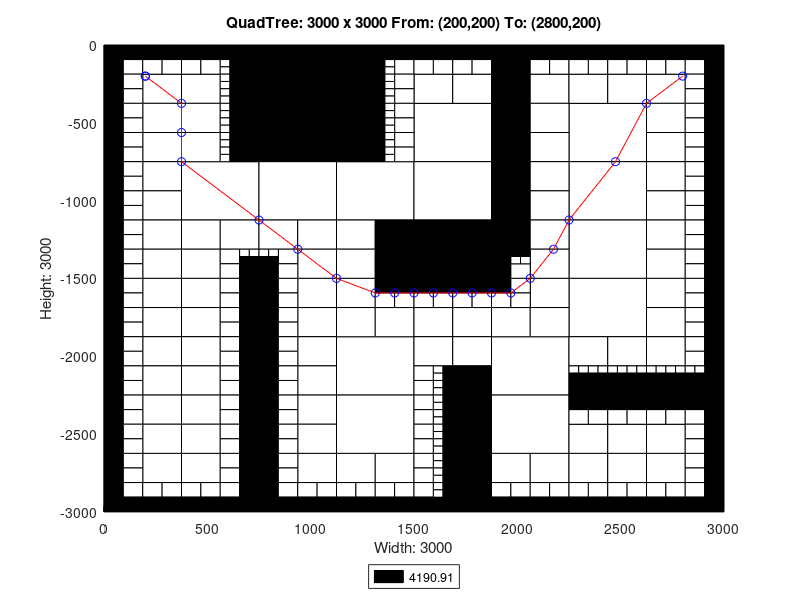

The MATLAB source for this figure:
axis([0 3000 -3000 0]);
title('QuadTree: 3000 x 3000 From: (200,200) To: (2800,200)');
xlabel('Width: 3000');
ylabel('Height: 3000');
rectangle('Position',[750 -375 375 375], 'FaceColor',[0 0 0]);
rectangle('Position',[750 -750 375 375], 'FaceColor',[0 0 0]);
rectangle('Position',[375 -1125 375 375], 'FaceColor',[1 1 1]);
rectangle('Position',[750 -1125 375 375], 'FaceColor',[1 1 1]);
rectangle('Position',[1125 -1125 375 375], 'FaceColor',[1 1 1]);
rectangle('Position',[1500 -750 375 375], 'FaceColor',[1 1 1]);
rectangle('Position',[2250 -750 375 375], 'FaceColor',[1 1 1]);
rectangle('Position',[1500 -1125 375 375], 'FaceColor',[1 1 1]);
rectangle('Position',[1500 -1500 375 375], 'FaceColor',[0 0 0]);
rectangle('Position',[2250 -1125 375 375], 'FaceColor',[1 1 1]);
rectangle('Position',[2250 -1500 375 375], 'FaceColor',[1 1 1]);
rectangle('Position',[1125 -2250 375 375], 'FaceColor',[1 1 1]);
rectangle('Position',[1125 -2625 375 375], 'FaceColor',[1 1 1]);
rectangle('Position',[1875 -2250 375 375], 'FaceColor',[1 1 1]);
rectangle('Position',[2250 -1875 375 375], 'FaceColor',[1 1 1]);
rectangle('Position',[1875 -2625 375 375], 'FaceColor',[1 1 1]);
rectangle('Position',[187.5 -375 187.5 187.5], 'FaceColor',[1 1 1]);
rectangle('Position',[375 -375 187.5 187.5], 'FaceColor',[1 1 1]);
rectangle('Position',[187.5 -562.5 187.5 187.5], 'FaceColor',[1 1 1]);
rectangle('Position',[187.5 -750 187.5 187.5], 'FaceColor',[1 1 1]);
rectangle('Position',[375 -562.5 187.5 187.5], 'FaceColor',[1 1 1]);
rectangle('Position',[375 -750 187.5 187.5], 'FaceColor',[1 1 1]);
rectangle('Position',[1125 -187.5 187.5 187.5], 'FaceColor',[0 0 0]);
rectangle('Position',[1125 -375 187.5 187.5], 'FaceColor',[0 0 0]);
rectangle('Position',[1125 -562.5 187.5 187.5], 'FaceColor',[0 0 0]);
rectangle('Position',[1125 -750 187.5 187.5], 'FaceColor',[0 0 0]);
rectangle('Position',[187.5 -937.5 187.5 187.5], 'FaceColor',[1 1 1]);
rectangle('Position',[187.5 -1125 187.5 187.5], 'FaceColor',[1 1 1]);
rectangle('Position',[187.5 -1312.5 187.5 187.5], 'FaceColor',[1 1 1]);
rectangle('Position',[187.5 -1500 187.5 187.5], 'FaceColor',[1 1 1]);
rectangle('Position',[375 -1312.5 187.5 187.5], 'FaceColor',[1 1 1]);
rectangle('Position',[562.5 -1312.5 187.5 187.5], 'FaceColor',[1 1 1]);
rectangle('Position',[375 -1500 187.5 187.5], 'FaceColor',[1 1 1]);
rectangle('Position',[750 -1312.5 187.5 187.5], 'FaceColor',[1 1 1]);
rectangle('Position',[937.5 -1312.5 187.5 187.5], 'FaceColor',[1 1 1]);
rectangle('Position',[937.5 -1500 187.5 187.5], 'FaceColor',[1 1 1]);
rectangle('Position',[1125 -1312.5 187.5 187.5], 'FaceColor',[1 1 1]);
rectangle('Position',[1312.5 -1312.5 187.5 187.5], 'FaceColor',[0 0 0]);
rectangle('Position',[1125 -1500 187.5 187.5], 'FaceColor',[1 1 1]);
rectangle('Position',[1312.5 -1500 187.5 187.5], 'FaceColor',[0 0 0]);
rectangle('Position',[1500 -375 187.5 187.5], 'FaceColor',[1 1 1]);
rectangle('Position',[1687.5 -375 187.5 187.5], 'FaceColor',[1 1 1]);
rectangle('Position',[1875 -187.5 187.5 187.5], 'FaceColor',[0 0 0]);
rectangle('Position',[1875 -375 187.5 187.5], 'FaceColor',[0 0 0]);
rectangle('Position',[2062.5 -375 187.5 187.5], 'FaceColor',[1 1 1]);
rectangle('Position',[1875 -562.5 187.5 187.5], 'FaceColor',[0 0 0]);
rectangle('Position',[2062.5 -562.5 187.5 187.5], 'FaceColor',[1 1 1]);
rectangle('Position',[1875 -750 187.5 187.5], 'FaceColor',[0 0 0]);
rectangle('Position',[2062.5 -750 187.5 187.5], 'FaceColor',[1 1 1]);
rectangle('Position',[2250 -375 187.5 187.5], 'FaceColor',[1 1 1]);
rectangle('Position',[2437.5 -375 187.5 187.5], 'FaceColor',[1 1 1]);
rectangle('Position',[2625 -375 187.5 187.5], 'FaceColor',[1 1 1]);
rectangle('Position',[2625 -562.5 187.5 187.5], 'FaceColor',[1 1 1]);
rectangle('Position',[2625 -750 187.5 187.5], 'FaceColor',[1 1 1]);
rectangle('Position',[1875 -937.5 187.5 187.5], 'FaceColor',[0 0 0]);
rectangle('Position',[2062.5 -937.5 187.5 187.5], 'FaceColor',[1 1 1]);
rectangle('Position',[1875 -1125 187.5 187.5], 'FaceColor',[0 0 0]);
rectangle('Position',[2062.5 -1125 187.5 187.5], 'FaceColor',[1 1 1]);
rectangle('Position',[1875 -1312.5 187.5 187.5], 'FaceColor',[0 0 0]);
rectangle('Position',[2062.5 -1312.5 187.5 187.5], 'FaceColor',[1 1 1]);
rectangle('Position',[2062.5 -1500 187.5 187.5], 'FaceColor',[1 1 1]);
rectangle('Position',[2625 -937.5 187.5 187.5], 'FaceColor',[1 1 1]);
rectangle('Position',[2625 -1125 187.5 187.5], 'FaceColor',[1 1 1]);
rectangle('Position',[2625 -1312.5 187.5 187.5], 'FaceColor',[1 1 1]);
rectangle('Position',[2625 -1500 187.5 187.5], 'FaceColor',[1 1 1]);
rectangle('Position',[187.5 -1687.5 187.5 187.5], 'FaceColor',[1 1 1]);
rectangle('Position',[187.5 -1875 187.5 187.5], 'FaceColor',[1 1 1]);
rectangle('Position',[375 -1687.5 187.5 187.5], 'FaceColor',[1 1 1]);
rectangle('Position',[375 -1875 187.5 187.5], 'FaceColor',[1 1 1]);
rectangle('Position',[187.5 -2062.5 187.5 187.5], 'FaceColor',[1 1 1]);
rectangle('Position',[187.5 -2250 187.5 187.5], 'FaceColor',[1 1 1]);
rectangle('Position',[375 -2062.5 187.5 187.5], 'FaceColor',[1 1 1]);
rectangle('Position',[375 -2250 187.5 187.5], 'FaceColor',[1 1 1]);
rectangle('Position',[937.5 -1687.5 187.5 187.5], 'FaceColor',[1 1 1]);
rectangle('Position',[937.5 -1875 187.5 187.5], 'FaceColor',[1 1 1]);
rectangle('Position',[1125 -1687.5 187.5 187.5], 'FaceColor',[1 1 1]);
rectangle('Position',[1125 -1875 187.5 187.5], 'FaceColor',[1 1 1]);
rectangle('Position',[1312.5 -1875 187.5 187.5], 'FaceColor',[1 1 1]);
rectangle('Position',[937.5 -2062.5 187.5 187.5], 'FaceColor',[1 1 1]);
rectangle('Position',[937.5 -2250 187.5 187.5], 'FaceColor',[1 1 1]);
rectangle('Position',[187.5 -2437.5 187.5 187.5], 'FaceColor',[1 1 1]);
rectangle('Position',[187.5 -2625 187.5 187.5], 'FaceColor',[1 1 1]);
rectangle('Position',[375 -2437.5 187.5 187.5], 'FaceColor',[1 1 1]);
rectangle('Position',[375 -2625 187.5 187.5], 'FaceColor',[1 1 1]);
rectangle('Position',[187.5 -2812.5 187.5 187.5], 'FaceColor',[1 1 1]);
rectangle('Position',[375 -2812.5 187.5 187.5], 'FaceColor',[1 1 1]);
rectangle('Position',[937.5 -2437.5 187.5 187.5], 'FaceColor',[1 1 1]);
rectangle('Position',[937.5 -2625 187.5 187.5], 'FaceColor',[1 1 1]);
rectangle('Position',[937.5 -2812.5 187.5 187.5], 'FaceColor',[1 1 1]);
rectangle('Position',[1125 -2812.5 187.5 187.5], 'FaceColor',[1 1 1]);
rectangle('Position',[1312.5 -2812.5 187.5 187.5], 'FaceColor',[1 1 1]);
rectangle('Position',[1500 -1875 187.5 187.5], 'FaceColor',[1 1 1]);
rectangle('Position',[1687.5 -1875 187.5 187.5], 'FaceColor',[1 1 1]);
rectangle('Position',[2062.5 -1687.5 187.5 187.5], 'FaceColor',[1 1 1]);
rectangle('Position',[1875 -1875 187.5 187.5], 'FaceColor',[1 1 1]);
rectangle('Position',[2062.5 -1875 187.5 187.5], 'FaceColor',[1 1 1]);
rectangle('Position',[1500 -2062.5 187.5 187.5], 'FaceColor',[1 1 1]);
rectangle('Position',[1687.5 -2062.5 187.5 187.5], 'FaceColor',[1 1 1]);
rectangle('Position',[1687.5 -2250 187.5 187.5], 'FaceColor',[0 0 0]);
rectangle('Position',[2625 -1687.5 187.5 187.5], 'FaceColor',[1 1 1]);
rectangle('Position',[2625 -1875 187.5 187.5], 'FaceColor',[1 1 1]);
rectangle('Position',[2250 -2062.5 187.5 187.5], 'FaceColor',[1 1 1]);
rectangle('Position',[2437.5 -2062.5 187.5 187.5], 'FaceColor',[1 1 1]);
rectangle('Position',[2625 -2062.5 187.5 187.5], 'FaceColor',[1 1 1]);
rectangle('Position',[1687.5 -2437.5 187.5 187.5], 'FaceColor',[0 0 0]);
rectangle('Position',[1687.5 -2625 187.5 187.5], 'FaceColor',[0 0 0]);
rectangle('Position',[1687.5 -2812.5 187.5 187.5], 'FaceColor',[0 0 0]);
rectangle('Position',[1687.5 -3000 187.5 187.5], 'FaceColor',[0 0 0]);
rectangle('Position',[1875 -2812.5 187.5 187.5], 'FaceColor',[1 1 1]);
rectangle('Position',[2062.5 -2812.5 187.5 187.5], 'FaceColor',[1 1 1]);
rectangle('Position',[2250 -2625 187.5 187.5], 'FaceColor',[1 1 1]);
rectangle('Position',[2437.5 -2625 187.5 187.5], 'FaceColor',[1 1 1]);
rectangle('Position',[2625 -2625 187.5 187.5], 'FaceColor',[1 1 1]);
rectangle('Position',[2250 -2812.5 187.5 187.5], 'FaceColor',[1 1 1]);
rectangle('Position',[2437.5 -2812.5 187.5 187.5], 'FaceColor',[1 1 1]);
rectangle('Position',[2625 -2812.5 187.5 187.5], 'FaceColor',[1 1 1]);
rectangle('Position',[0 -93.75 93.75 93.75], 'FaceColor',[0 0 0]);
rectangle('Position',[93.75 -93.75 93.75 93.75], 'FaceColor',[0 0 0]);
rectangle('Position',[0 -187.5 93.75 93.75], 'FaceColor',[0 0 0]);
rectangle('Position',[93.75 -187.5 93.75 93.75], 'FaceColor',[1 1 1]);
rectangle('Position',[187.5 -93.75 93.75 93.75], 'FaceColor',[0 0 0]);
rectangle('Position',[281.25 -93.75 93.75 93.75], 'FaceColor',[0 0 0]);
rectangle('Position',[187.5 -187.5 93.75 93.75], 'FaceColor',[1 1 1]);
rectangle('Position',[281.25 -187.5 93.75 93.75], 'FaceColor',[1 1 1]);
rectangle('Position',[0 -281.25 93.75 93.75], 'FaceColor',[0 0 0]);
rectangle('Position',[93.75 -281.25 93.75 93.75], 'FaceColor',[1 1 1]);
rectangle('Position',[0 -375 93.75 93.75], 'FaceColor',[0 0 0]);
rectangle('Position',[93.75 -375 93.75 93.75], 'FaceColor',[1 1 1]);
rectangle('Position',[375 -93.75 93.75 93.75], 'FaceColor',[0 0 0]);
rectangle('Position',[468.75 -93.75 93.75 93.75], 'FaceColor',[0 0 0]);
rectangle('Position',[375 -187.5 93.75 93.75], 'FaceColor',[1 1 1]);
rectangle('Position',[468.75 -187.5 93.75 93.75], 'FaceColor',[1 1 1]);
rectangle('Position',[562.5 -93.75 93.75 93.75], 'FaceColor',[0 0 0]);
rectangle('Position',[656.25 -93.75 93.75 93.75], 'FaceColor',[0 0 0]);
rectangle('Position',[656.25 -187.5 93.75 93.75], 'FaceColor',[0 0 0]);
rectangle('Position',[656.25 -281.25 93.75 93.75], 'FaceColor',[0 0 0]);
rectangle('Position',[656.25 -375 93.75 93.75], 'FaceColor',[0 0 0]);
rectangle('Position',[0 -468.75 93.75 93.75], 'FaceColor',[0 0 0]);
rectangle('Position',[93.75 -468.75 93.75 93.75], 'FaceColor',[1 1 1]);
rectangle('Position',[0 -562.5 93.75 93.75], 'FaceColor',[0 0 0]);
rectangle('Position',[93.75 -562.5 93.75 93.75], 'FaceColor',[1 1 1]);
rectangle('Position',[0 -656.25 93.75 93.75], 'FaceColor',[0 0 0]);
rectangle('Position',[93.75 -656.25 93.75 93.75], 'FaceColor',[1 1 1]);
rectangle('Position',[0 -750 93.75 93.75], 'FaceColor',[0 0 0]);
rectangle('Position',[93.75 -750 93.75 93.75], 'FaceColor',[1 1 1]);
rectangle('Position',[656.25 -468.75 93.75 93.75], 'FaceColor',[0 0 0]);
rectangle('Position',[656.25 -562.5 93.75 93.75], 'FaceColor',[0 0 0]);
rectangle('Position',[656.25 -656.25 93.75 93.75], 'FaceColor',[0 0 0]);
rectangle('Position',[656.25 -750 93.75 93.75], 'FaceColor',[0 0 0]);
rectangle('Position',[1312.5 -93.75 93.75 93.75], 'FaceColor',[0 0 0]);
rectangle('Position',[1406.25 -93.75 93.75 93.75], 'FaceColor',[0 0 0]);
rectangle('Position',[1406.25 -187.5 93.75 93.75], 'FaceColor',[1 1 1]);
rectangle('Position',[1406.25 -281.25 93.75 93.75], 'FaceColor',[1 1 1]);
rectangle('Position',[1406.25 -375 93.75 93.75], 'FaceColor',[1 1 1]);
rectangle('Position',[1406.25 -468.75 93.75 93.75], 'FaceColor',[1 1 1]);
rectangle('Position',[1406.25 -562.5 93.75 93.75], 'FaceColor',[1 1 1]);
rectangle('Position',[1406.25 -656.25 93.75 93.75], 'FaceColor',[1 1 1]);
rectangle('Position',[1406.25 -750 93.75 93.75], 'FaceColor',[1 1 1]);
rectangle('Position',[0 -843.75 93.75 93.75], 'FaceColor',[0 0 0]);
rectangle('Position',[93.75 -843.75 93.75 93.75], 'FaceColor',[1 1 1]);
rectangle('Position',[0 -937.5 93.75 93.75], 'FaceColor',[0 0 0]);
rectangle('Position',[93.75 -937.5 93.75 93.75], 'FaceColor',[1 1 1]);
rectangle('Position',[0 -1031.25 93.75 93.75], 'FaceColor',[0 0 0]);
rectangle('Position',[93.75 -1031.25 93.75 93.75], 'FaceColor',[1 1 1]);
rectangle('Position',[0 -1125 93.75 93.75], 'FaceColor',[0 0 0]);
rectangle('Position',[93.75 -1125 93.75 93.75], 'FaceColor',[1 1 1]);
rectangle('Position',[0 -1218.75 93.75 93.75], 'FaceColor',[0 0 0]);
rectangle('Position',[93.75 -1218.75 93.75 93.75], 'FaceColor',[1 1 1]);
rectangle('Position',[0 -1312.5 93.75 93.75], 'FaceColor',[0 0 0]);
rectangle('Position',[93.75 -1312.5 93.75 93.75], 'FaceColor',[1 1 1]);
rectangle('Position',[0 -1406.25 93.75 93.75], 'FaceColor',[0 0 0]);
rectangle('Position',[93.75 -1406.25 93.75 93.75], 'FaceColor',[1 1 1]);
rectangle('Position',[0 -1500 93.75 93.75], 'FaceColor',[0 0 0]);
rectangle('Position',[93.75 -1500 93.75 93.75], 'FaceColor',[1 1 1]);
rectangle('Position',[562.5 -1406.25 93.75 93.75], 'FaceColor',[1 1 1]);
rectangle('Position',[562.5 -1500 93.75 93.75], 'FaceColor',[1 1 1]);
rectangle('Position',[656.25 -1500 93.75 93.75], 'FaceColor',[0 0 0]);
rectangle('Position',[843.75 -1406.25 93.75 93.75], 'FaceColor',[1 1 1]);
rectangle('Position',[750 -1500 93.75 93.75], 'FaceColor',[0 0 0]);
rectangle('Position',[843.75 -1500 93.75 93.75], 'FaceColor',[1 1 1]);
rectangle('Position',[1500 -93.75 93.75 93.75], 'FaceColor',[0 0 0]);
rectangle('Position',[1593.75 -93.75 93.75 93.75], 'FaceColor',[0 0 0]);
rectangle('Position',[1500 -187.5 93.75 93.75], 'FaceColor',[1 1 1]);
rectangle('Position',[1593.75 -187.5 93.75 93.75], 'FaceColor',[1 1 1]);
rectangle('Position',[1687.5 -93.75 93.75 93.75], 'FaceColor',[0 0 0]);
rectangle('Position',[1781.25 -93.75 93.75 93.75], 'FaceColor',[0 0 0]);
rectangle('Position',[1687.5 -187.5 93.75 93.75], 'FaceColor',[1 1 1]);
rectangle('Position',[1781.25 -187.5 93.75 93.75], 'FaceColor',[1 1 1]);
rectangle('Position',[2062.5 -93.75 93.75 93.75], 'FaceColor',[0 0 0]);
rectangle('Position',[2156.25 -93.75 93.75 93.75], 'FaceColor',[0 0 0]);
rectangle('Position',[2062.5 -187.5 93.75 93.75], 'FaceColor',[1 1 1]);
rectangle('Position',[2156.25 -187.5 93.75 93.75], 'FaceColor',[1 1 1]);
rectangle('Position',[2250 -93.75 93.75 93.75], 'FaceColor',[0 0 0]);
rectangle('Position',[2343.75 -93.75 93.75 93.75], 'FaceColor',[0 0 0]);
rectangle('Position',[2250 -187.5 93.75 93.75], 'FaceColor',[1 1 1]);
rectangle('Position',[2343.75 -187.5 93.75 93.75], 'FaceColor',[1 1 1]);
rectangle('Position',[2437.5 -93.75 93.75 93.75], 'FaceColor',[0 0 0]);
rectangle('Position',[2531.25 -93.75 93.75 93.75], 'FaceColor',[0 0 0]);
rectangle('Position',[2437.5 -187.5 93.75 93.75], 'FaceColor',[1 1 1]);
rectangle('Position',[2531.25 -187.5 93.75 93.75], 'FaceColor',[1 1 1]);
rectangle('Position',[2625 -93.75 93.75 93.75], 'FaceColor',[0 0 0]);
rectangle('Position',[2718.75 -93.75 93.75 93.75], 'FaceColor',[0 0 0]);
rectangle('Position',[2625 -187.5 93.75 93.75], 'FaceColor',[1 1 1]);
rectangle('Position',[2718.75 -187.5 93.75 93.75], 'FaceColor',[1 1 1]);
rectangle('Position',[2812.5 -93.75 93.75 93.75], 'FaceColor',[0 0 0]);
rectangle('Position',[2906.25 -93.75 93.75 93.75], 'FaceColor',[0 0 0]);
rectangle('Position',[2812.5 -187.5 93.75 93.75], 'FaceColor',[1 1 1]);
rectangle('Position',[2906.25 -187.5 93.75 93.75], 'FaceColor',[0 0 0]);
rectangle('Position',[2812.5 -281.25 93.75 93.75], 'FaceColor',[1 1 1]);
rectangle('Position',[2906.25 -281.25 93.75 93.75], 'FaceColor',[0 0 0]);
rectangle('Position',[2812.5 -375 93.75 93.75], 'FaceColor',[1 1 1]);
rectangle('Position',[2906.25 -375 93.75 93.75], 'FaceColor',[0 0 0]);
rectangle('Position',[2812.5 -468.75 93.75 93.75], 'FaceColor',[1 1 1]);
rectangle('Position',[2906.25 -468.75 93.75 93.75], 'FaceColor',[0 0 0]);
rectangle('Position',[2812.5 -562.5 93.75 93.75], 'FaceColor',[1 1 1]);
rectangle('Position',[2906.25 -562.5 93.75 93.75], 'FaceColor',[0 0 0]);
rectangle('Position',[2812.5 -656.25 93.75 93.75], 'FaceColor',[1 1 1]);
rectangle('Position',[2906.25 -656.25 93.75 93.75], 'FaceColor',[0 0 0]);
rectangle('Position',[2812.5 -750 93.75 93.75], 'FaceColor',[1 1 1]);
rectangle('Position',[2906.25 -750 93.75 93.75], 'FaceColor',[0 0 0]);
rectangle('Position',[1875 -1406.25 93.75 93.75], 'FaceColor',[0 0 0]);
rectangle('Position',[1875 -1500 93.75 93.75], 'FaceColor',[0 0 0]);
rectangle('Position',[1968.75 -1500 93.75 93.75], 'FaceColor',[1 1 1]);
rectangle('Position',[2812.5 -843.75 93.75 93.75], 'FaceColor',[1 1 1]);
rectangle('Position',[2906.25 -843.75 93.75 93.75], 'FaceColor',[0 0 0]);
rectangle('Position',[2812.5 -937.5 93.75 93.75], 'FaceColor',[1 1 1]);
rectangle('Position',[2906.25 -937.5 93.75 93.75], 'FaceColor',[0 0 0]);
rectangle('Position',[2812.5 -1031.25 93.75 93.75], 'FaceColor',[1 1 1]);
rectangle('Position',[2906.25 -1031.25 93.75 93.75], 'FaceColor',[0 0 0]);
rectangle('Position',[2812.5 -1125 93.75 93.75], 'FaceColor',[1 1 1]);
rectangle('Position',[2906.25 -1125 93.75 93.75], 'FaceColor',[0 0 0]);
rectangle('Position',[2812.5 -1218.75 93.75 93.75], 'FaceColor',[1 1 1]);
rectangle('Position',[2906.25 -1218.75 93.75 93.75], 'FaceColor',[0 0 0]);
rectangle('Position',[2812.5 -1312.5 93.75 93.75], 'FaceColor',[1 1 1]);
rectangle('Position',[2906.25 -1312.5 93.75 93.75], 'FaceColor',[0 0 0]);
rectangle('Position',[2812.5 -1406.25 93.75 93.75], 'FaceColor',[1 1 1]);
rectangle('Position',[2906.25 -1406.25 93.75 93.75], 'FaceColor',[0 0 0]);
rectangle('Position',[2812.5 -1500 93.75 93.75], 'FaceColor',[1 1 1]);
rectangle('Position',[2906.25 -1500 93.75 93.75], 'FaceColor',[0 0 0]);
rectangle('Position',[0 -1593.75 93.75 93.75], 'FaceColor',[0 0 0]);
rectangle('Position',[93.75 -1593.75 93.75 93.75], 'FaceColor',[1 1 1]);
rectangle('Position',[0 -1687.5 93.75 93.75], 'FaceColor',[0 0 0]);
rectangle('Position',[93.75 -1687.5 93.75 93.75], 'FaceColor',[1 1 1]);
rectangle('Position',[0 -1781.25 93.75 93.75], 'FaceColor',[0 0 0]);
rectangle('Position',[93.75 -1781.25 93.75 93.75], 'FaceColor',[1 1 1]);
rectangle('Position',[0 -1875 93.75 93.75], 'FaceColor',[0 0 0]);
rectangle('Position',[93.75 -1875 93.75 93.75], 'FaceColor',[1 1 1]);
rectangle('Position',[562.5 -1593.75 93.75 93.75], 'FaceColor',[1 1 1]);
rectangle('Position',[656.25 -1593.75 93.75 93.75], 'FaceColor',[0 0 0]);
rectangle('Position',[562.5 -1687.5 93.75 93.75], 'FaceColor',[1 1 1]);
rectangle('Position',[656.25 -1687.5 93.75 93.75], 'FaceColor',[0 0 0]);
rectangle('Position',[562.5 -1781.25 93.75 93.75], 'FaceColor',[1 1 1]);
rectangle('Position',[656.25 -1781.25 93.75 93.75], 'FaceColor',[0 0 0]);
rectangle('Position',[562.5 -1875 93.75 93.75], 'FaceColor',[1 1 1]);
rectangle('Position',[656.25 -1875 93.75 93.75], 'FaceColor',[0 0 0]);
rectangle('Position',[0 -1968.75 93.75 93.75], 'FaceColor',[0 0 0]);
rectangle('Position',[93.75 -1968.75 93.75 93.75], 'FaceColor',[1 1 1]);
rectangle('Position',[0 -2062.5 93.75 93.75], 'FaceColor',[0 0 0]);
rectangle('Position',[93.75 -2062.5 93.75 93.75], 'FaceColor',[1 1 1]);
rectangle('Position',[0 -2156.25 93.75 93.75], 'FaceColor',[0 0 0]);
rectangle('Position',[93.75 -2156.25 93.75 93.75], 'FaceColor',[1 1 1]);
rectangle('Position',[0 -2250 93.75 93.75], 'FaceColor',[0 0 0]);
rectangle('Position',[93.75 -2250 93.75 93.75], 'FaceColor',[1 1 1]);
rectangle('Position',[562.5 -1968.75 93.75 93.75], 'FaceColor',[1 1 1]);
rectangle('Position',[656.25 -1968.75 93.75 93.75], 'FaceColor',[0 0 0]);
rectangle('Position',[562.5 -2062.5 93.75 93.75], 'FaceColor',[1 1 1]);
rectangle('Position',[656.25 -2062.5 93.75 93.75], 'FaceColor',[0 0 0]);
rectangle('Position',[562.5 -2156.25 93.75 93.75], 'FaceColor',[1 1 1]);
rectangle('Position',[656.25 -2156.25 93.75 93.75], 'FaceColor',[0 0 0]);
rectangle('Position',[562.5 -2250 93.75 93.75], 'FaceColor',[1 1 1]);
rectangle('Position',[656.25 -2250 93.75 93.75], 'FaceColor',[0 0 0]);
rectangle('Position',[750 -1593.75 93.75 93.75], 'FaceColor',[0 0 0]);
rectangle('Position',[843.75 -1593.75 93.75 93.75], 'FaceColor',[1 1 1]);
rectangle('Position',[750 -1687.5 93.75 93.75], 'FaceColor',[0 0 0]);
rectangle('Position',[843.75 -1687.5 93.75 93.75], 'FaceColor',[1 1 1]);
rectangle('Position',[750 -1781.25 93.75 93.75], 'FaceColor',[0 0 0]);
rectangle('Position',[843.75 -1781.25 93.75 93.75], 'FaceColor',[1 1 1]);
rectangle('Position',[750 -1875 93.75 93.75], 'FaceColor',[0 0 0]);
rectangle('Position',[843.75 -1875 93.75 93.75], 'FaceColor',[1 1 1]);
rectangle('Position',[1312.5 -1593.75 93.75 93.75], 'FaceColor',[0 0 0]);
rectangle('Position',[1406.25 -1593.75 93.75 93.75], 'FaceColor',[0 0 0]);
rectangle('Position',[1312.5 -1687.5 93.75 93.75], 'FaceColor',[1 1 1]);
rectangle('Position',[1406.25 -1687.5 93.75 93.75], 'FaceColor',[1 1 1]);
rectangle('Position',[750 -1968.75 93.75 93.75], 'FaceColor',[0 0 0]);
rectangle('Position',[843.75 -1968.75 93.75 93.75], 'FaceColor',[1 1 1]);
rectangle('Position',[750 -2062.5 93.75 93.75], 'FaceColor',[0 0 0]);
rectangle('Position',[843.75 -2062.5 93.75 93.75], 'FaceColor',[1 1 1]);
rectangle('Position',[750 -2156.25 93.75 93.75], 'FaceColor',[0 0 0]);
rectangle('Position',[843.75 -2156.25 93.75 93.75], 'FaceColor',[1 1 1]);
rectangle('Position',[750 -2250 93.75 93.75], 'FaceColor',[0 0 0]);
rectangle('Position',[843.75 -2250 93.75 93.75], 'FaceColor',[1 1 1]);
rectangle('Position',[0 -2343.75 93.75 93.75], 'FaceColor',[0 0 0]);
rectangle('Position',[93.75 -2343.75 93.75 93.75], 'FaceColor',[1 1 1]);
rectangle('Position',[0 -2437.5 93.75 93.75], 'FaceColor',[0 0 0]);
rectangle('Position',[93.75 -2437.5 93.75 93.75], 'FaceColor',[1 1 1]);
rectangle('Position',[0 -2531.25 93.75 93.75], 'FaceColor',[0 0 0]);
rectangle('Position',[93.75 -2531.25 93.75 93.75], 'FaceColor',[1 1 1]);
rectangle('Position',[0 -2625 93.75 93.75], 'FaceColor',[0 0 0]);
rectangle('Position',[93.75 -2625 93.75 93.75], 'FaceColor',[1 1 1]);
rectangle('Position',[562.5 -2343.75 93.75 93.75], 'FaceColor',[1 1 1]);
rectangle('Position',[656.25 -2343.75 93.75 93.75], 'FaceColor',[0 0 0]);
rectangle('Position',[562.5 -2437.5 93.75 93.75], 'FaceColor',[1 1 1]);
rectangle('Position',[656.25 -2437.5 93.75 93.75], 'FaceColor',[0 0 0]);
rectangle('Position',[562.5 -2531.25 93.75 93.75], 'FaceColor',[1 1 1]);
rectangle('Position',[656.25 -2531.25 93.75 93.75], 'FaceColor',[0 0 0]);
rectangle('Position',[562.5 -2625 93.75 93.75], 'FaceColor',[1 1 1]);
rectangle('Position',[656.25 -2625 93.75 93.75], 'FaceColor',[0 0 0]);
rectangle('Position',[0 -2718.75 93.75 93.75], 'FaceColor',[0 0 0]);
rectangle('Position',[93.75 -2718.75 93.75 93.75], 'FaceColor',[1 1 1]);
rectangle('Position',[0 -2812.5 93.75 93.75], 'FaceColor',[0 0 0]);
rectangle('Position',[93.75 -2812.5 93.75 93.75], 'FaceColor',[1 1 1]);
rectangle('Position',[0 -2906.25 93.75 93.75], 'FaceColor',[0 0 0]);
rectangle('Position',[93.75 -2906.25 93.75 93.75], 'FaceColor',[1 1 1]);
rectangle('Position',[0 -3000 93.75 93.75], 'FaceColor',[0 0 0]);
rectangle('Position',[93.75 -3000 93.75 93.75], 'FaceColor',[0 0 0]);
rectangle('Position',[187.5 -2906.25 93.75 93.75], 'FaceColor',[1 1 1]);
rectangle('Position',[281.25 -2906.25 93.75 93.75], 'FaceColor',[1 1 1]);
rectangle('Position',[187.5 -3000 93.75 93.75], 'FaceColor',[0 0 0]);
rectangle('Position',[281.25 -3000 93.75 93.75], 'FaceColor',[0 0 0]);
rectangle('Position',[562.5 -2718.75 93.75 93.75], 'FaceColor',[1 1 1]);
rectangle('Position',[656.25 -2718.75 93.75 93.75], 'FaceColor',[0 0 0]);
rectangle('Position',[562.5 -2812.5 93.75 93.75], 'FaceColor',[1 1 1]);
rectangle('Position',[656.25 -2812.5 93.75 93.75], 'FaceColor',[0 0 0]);
rectangle('Position',[375 -2906.25 93.75 93.75], 'FaceColor',[1 1 1]);
rectangle('Position',[468.75 -2906.25 93.75 93.75], 'FaceColor',[1 1 1]);
rectangle('Position',[375 -3000 93.75 93.75], 'FaceColor',[0 0 0]);
rectangle('Position',[468.75 -3000 93.75 93.75], 'FaceColor',[0 0 0]);
rectangle('Position',[562.5 -2906.25 93.75 93.75], 'FaceColor',[1 1 1]);
rectangle('Position',[656.25 -2906.25 93.75 93.75], 'FaceColor',[0 0 0]);
rectangle('Position',[562.5 -3000 93.75 93.75], 'FaceColor',[0 0 0]);
rectangle('Position',[656.25 -3000 93.75 93.75], 'FaceColor',[0 0 0]);
rectangle('Position',[750 -2343.75 93.75 93.75], 'FaceColor',[0 0 0]);
rectangle('Position',[843.75 -2343.75 93.75 93.75], 'FaceColor',[1 1 1]);
rectangle('Position',[750 -2437.5 93.75 93.75], 'FaceColor',[0 0 0]);
rectangle('Position',[843.75 -2437.5 93.75 93.75], 'FaceColor',[1 1 1]);
rectangle('Position',[750 -2531.25 93.75 93.75], 'FaceColor',[0 0 0]);
rectangle('Position',[843.75 -2531.25 93.75 93.75], 'FaceColor',[1 1 1]);
rectangle('Position',[750 -2625 93.75 93.75], 'FaceColor',[0 0 0]);
rectangle('Position',[843.75 -2625 93.75 93.75], 'FaceColor',[1 1 1]);
rectangle('Position',[750 -2718.75 93.75 93.75], 'FaceColor',[0 0 0]);
rectangle('Position',[843.75 -2718.75 93.75 93.75], 'FaceColor',[1 1 1]);
rectangle('Position',[750 -2812.5 93.75 93.75], 'FaceColor',[0 0 0]);
rectangle('Position',[843.75 -2812.5 93.75 93.75], 'FaceColor',[1 1 1]);
rectangle('Position',[750 -2906.25 93.75 93.75], 'FaceColor',[0 0 0]);
rectangle('Position',[843.75 -2906.25 93.75 93.75], 'FaceColor',[1 1 1]);
rectangle('Position',[750 -3000 93.75 93.75], 'FaceColor',[0 0 0]);
rectangle('Position',[843.75 -3000 93.75 93.75], 'FaceColor',[0 0 0]);
rectangle('Position',[937.5 -2906.25 93.75 93.75], 'FaceColor',[1 1 1]);
rectangle('Position',[1031.25 -2906.25 93.75 93.75], 'FaceColor',[1 1 1]);
rectangle('Position',[937.5 -3000 93.75 93.75], 'FaceColor',[0 0 0]);
rectangle('Position',[1031.25 -3000 93.75 93.75], 'FaceColor',[0 0 0]);
rectangle('Position',[1125 -2906.25 93.75 93.75], 'FaceColor',[1 1 1]);
rectangle('Position',[1218.75 -2906.25 93.75 93.75], 'FaceColor',[1 1 1]);
rectangle('Position',[1125 -3000 93.75 93.75], 'FaceColor',[0 0 0]);
rectangle('Position',[1218.75 -3000 93.75 93.75], 'FaceColor',[0 0 0]);
rectangle('Position',[1312.5 -2906.25 93.75 93.75], 'FaceColor',[1 1 1]);
rectangle('Position',[1406.25 -2906.25 93.75 93.75], 'FaceColor',[1 1 1]);
rectangle('Position',[1312.5 -3000 93.75 93.75], 'FaceColor',[0 0 0]);
rectangle('Position',[1406.25 -3000 93.75 93.75], 'FaceColor',[0 0 0]);
rectangle('Position',[1500 -1593.75 93.75 93.75], 'FaceColor',[0 0 0]);
rectangle('Position',[1593.75 -1593.75 93.75 93.75], 'FaceColor',[0 0 0]);
rectangle('Position',[1500 -1687.5 93.75 93.75], 'FaceColor',[1 1 1]);
rectangle('Position',[1593.75 -1687.5 93.75 93.75], 'FaceColor',[1 1 1]);
rectangle('Position',[1687.5 -1593.75 93.75 93.75], 'FaceColor',[0 0 0]);
rectangle('Position',[1781.25 -1593.75 93.75 93.75], 'FaceColor',[0 0 0]);
rectangle('Position',[1687.5 -1687.5 93.75 93.75], 'FaceColor',[1 1 1]);
rectangle('Position',[1781.25 -1687.5 93.75 93.75], 'FaceColor',[1 1 1]);
rectangle('Position',[1875 -1593.75 93.75 93.75], 'FaceColor',[0 0 0]);
rectangle('Position',[1968.75 -1593.75 93.75 93.75], 'FaceColor',[1 1 1]);
rectangle('Position',[1875 -1687.5 93.75 93.75], 'FaceColor',[1 1 1]);
rectangle('Position',[1968.75 -1687.5 93.75 93.75], 'FaceColor',[1 1 1]);
rectangle('Position',[1500 -2156.25 93.75 93.75], 'FaceColor',[1 1 1]);
rectangle('Position',[1500 -2250 93.75 93.75], 'FaceColor',[1 1 1]);
rectangle('Position',[2812.5 -1593.75 93.75 93.75], 'FaceColor',[1 1 1]);
rectangle('Position',[2906.25 -1593.75 93.75 93.75], 'FaceColor',[0 0 0]);
rectangle('Position',[2812.5 -1687.5 93.75 93.75], 'FaceColor',[1 1 1]);
rectangle('Position',[2906.25 -1687.5 93.75 93.75], 'FaceColor',[0 0 0]);
rectangle('Position',[2812.5 -1781.25 93.75 93.75], 'FaceColor',[1 1 1]);
rectangle('Position',[2906.25 -1781.25 93.75 93.75], 'FaceColor',[0 0 0]);
rectangle('Position',[2812.5 -1875 93.75 93.75], 'FaceColor',[1 1 1]);
rectangle('Position',[2906.25 -1875 93.75 93.75], 'FaceColor',[0 0 0]);
rectangle('Position',[2250 -2250 93.75 93.75], 'FaceColor',[0 0 0]);
rectangle('Position',[2343.75 -2250 93.75 93.75], 'FaceColor',[0 0 0]);
rectangle('Position',[2437.5 -2250 93.75 93.75], 'FaceColor',[0 0 0]);
rectangle('Position',[2531.25 -2250 93.75 93.75], 'FaceColor',[0 0 0]);
rectangle('Position',[2812.5 -1968.75 93.75 93.75], 'FaceColor',[1 1 1]);
rectangle('Position',[2906.25 -1968.75 93.75 93.75], 'FaceColor',[0 0 0]);
rectangle('Position',[2812.5 -2062.5 93.75 93.75], 'FaceColor',[1 1 1]);
rectangle('Position',[2906.25 -2062.5 93.75 93.75], 'FaceColor',[0 0 0]);
rectangle('Position',[2625 -2250 93.75 93.75], 'FaceColor',[0 0 0]);
rectangle('Position',[2718.75 -2250 93.75 93.75], 'FaceColor',[0 0 0]);
rectangle('Position',[2906.25 -2156.25 93.75 93.75], 'FaceColor',[0 0 0]);
rectangle('Position',[2812.5 -2250 93.75 93.75], 'FaceColor',[0 0 0]);
rectangle('Position',[2906.25 -2250 93.75 93.75], 'FaceColor',[0 0 0]);
rectangle('Position',[1500 -2343.75 93.75 93.75], 'FaceColor',[1 1 1]);
rectangle('Position',[1500 -2437.5 93.75 93.75], 'FaceColor',[1 1 1]);
rectangle('Position',[1500 -2531.25 93.75 93.75], 'FaceColor',[1 1 1]);
rectangle('Position',[1500 -2625 93.75 93.75], 'FaceColor',[1 1 1]);
rectangle('Position',[1500 -2718.75 93.75 93.75], 'FaceColor',[1 1 1]);
rectangle('Position',[1500 -2812.5 93.75 93.75], 'FaceColor',[1 1 1]);
rectangle('Position',[1500 -2906.25 93.75 93.75], 'FaceColor',[1 1 1]);
rectangle('Position',[1500 -3000 93.75 93.75], 'FaceColor',[0 0 0]);
rectangle('Position',[1593.75 -3000 93.75 93.75], 'FaceColor',[0 0 0]);
rectangle('Position',[1875 -2906.25 93.75 93.75], 'FaceColor',[1 1 1]);
rectangle('Position',[1968.75 -2906.25 93.75 93.75], 'FaceColor',[1 1 1]);
rectangle('Position',[1875 -3000 93.75 93.75], 'FaceColor',[0 0 0]);
rectangle('Position',[1968.75 -3000 93.75 93.75], 'FaceColor',[0 0 0]);
rectangle('Position',[2062.5 -2906.25 93.75 93.75], 'FaceColor',[1 1 1]);
rectangle('Position',[2156.25 -2906.25 93.75 93.75], 'FaceColor',[1 1 1]);
rectangle('Position',[2062.5 -3000 93.75 93.75], 'FaceColor',[0 0 0]);
rectangle('Position',[2156.25 -3000 93.75 93.75], 'FaceColor',[0 0 0]);
rectangle('Position',[2250 -2343.75 93.75 93.75], 'FaceColor',[0 0 0]);
rectangle('Position',[2343.75 -2343.75 93.75 93.75], 'FaceColor',[0 0 0]);
rectangle('Position',[2250 -2437.5 93.75 93.75], 'FaceColor',[1 1 1]);
rectangle('Position',[2343.75 -2437.5 93.75 93.75], 'FaceColor',[1 1 1]);
rectangle('Position',[2437.5 -2343.75 93.75 93.75], 'FaceColor',[0 0 0]);
rectangle('Position',[2531.25 -2343.75 93.75 93.75], 'FaceColor',[0 0 0]);
rectangle('Position',[2437.5 -2437.5 93.75 93.75], 'FaceColor',[1 1 1]);
rectangle('Position',[2531.25 -2437.5 93.75 93.75], 'FaceColor',[1 1 1]);
rectangle('Position',[2625 -2343.75 93.75 93.75], 'FaceColor',[0 0 0]);
rectangle('Position',[2718.75 -2343.75 93.75 93.75], 'FaceColor',[0 0 0]);
rectangle('Position',[2625 -2437.5 93.75 93.75], 'FaceColor',[1 1 1]);
rectangle('Position',[2718.75 -2437.5 93.75 93.75], 'FaceColor',[1 1 1]);
rectangle('Position',[2812.5 -2343.75 93.75 93.75], 'FaceColor',[0 0 0]);
rectangle('Position',[2906.25 -2343.75 93.75 93.75], 'FaceColor',[0 0 0]);
rectangle('Position',[2812.5 -2437.5 93.75 93.75], 'FaceColor',[1 1 1]);
rectangle('Position',[2906.25 -2437.5 93.75 93.75], 'FaceColor',[0 0 0]);
rectangle('Position',[2812.5 -2531.25 93.75 93.75], 'FaceColor',[1 1 1]);
rectangle('Position',[2906.25 -2531.25 93.75 93.75], 'FaceColor',[0 0 0]);
rectangle('Position',[2812.5 -2625 93.75 93.75], 'FaceColor',[1 1 1]);
rectangle('Position',[2906.25 -2625 93.75 93.75], 'FaceColor',[0 0 0]);
rectangle('Position',[2250 -2906.25 93.75 93.75], 'FaceColor',[1 1 1]);
rectangle('Position',[2343.75 -2906.25 93.75 93.75], 'FaceColor',[1 1 1]);
rectangle('Position',[2250 -3000 93.75 93.75], 'FaceColor',[0 0 0]);
rectangle('Position',[2343.75 -3000 93.75 93.75], 'FaceColor',[0 0 0]);
rectangle('Position',[2437.5 -2906.25 93.75 93.75], 'FaceColor',[1 1 1]);
rectangle('Position',[2531.25 -2906.25 93.75 93.75], 'FaceColor',[1 1 1]);
rectangle('Position',[2437.5 -3000 93.75 93.75], 'FaceColor',[0 0 0]);
rectangle('Position',[2531.25 -3000 93.75 93.75], 'FaceColor',[0 0 0]);
rectangle('Position',[2812.5 -2718.75 93.75 93.75], 'FaceColor',[1 1 1]);
rectangle('Position',[2906.25 -2718.75 93.75 93.75], 'FaceColor',[0 0 0]);
rectangle('Position',[2812.5 -2812.5 93.75 93.75], 'FaceColor',[1 1 1]);
rectangle('Position',[2906.25 -2812.5 93.75 93.75], 'FaceColor',[0 0 0]);
rectangle('Position',[2625 -2906.25 93.75 93.75], 'FaceColor',[1 1 1]);
rectangle('Position',[2718.75 -2906.25 93.75 93.75], 'FaceColor',[1 1 1]);
rectangle('Position',[2625 -3000 93.75 93.75], 'FaceColor',[0 0 0]);
rectangle('Position',[2718.75 -3000 93.75 93.75], 'FaceColor',[0 0 0]);
rectangle('Position',[2812.5 -2906.25 93.75 93.75], 'FaceColor',[1 1 1]);
rectangle('Position',[2906.25 -2906.25 93.75 93.75], 'FaceColor',[0 0 0]);
rectangle('Position',[2812.5 -3000 93.75 93.75], 'FaceColor',[0 0 0]);
rectangle('Position',[2906.25 -3000 93.75 93.75], 'FaceColor',[0 0 0]);
rectangle('Position',[562.5 -140.625 46.875 46.875], 'FaceColor',[1 1 1]);
rectangle('Position',[609.375 -140.625 46.875 46.875], 'FaceColor',[0 0 0]);
rectangle('Position',[562.5 -187.5 46.875 46.875], 'FaceColor',[1 1 1]);
rectangle('Position',[609.375 -187.5 46.875 46.875], 'FaceColor',[0 0 0]);
rectangle('Position',[562.5 -234.375 46.875 46.875], 'FaceColor',[1 1 1]);
rectangle('Position',[609.375 -234.375 46.875 46.875], 'FaceColor',[0 0 0]);
rectangle('Position',[562.5 -281.25 46.875 46.875], 'FaceColor',[1 1 1]);
rectangle('Position',[609.375 -281.25 46.875 46.875], 'FaceColor',[0 0 0]);
rectangle('Position',[562.5 -328.125 46.875 46.875], 'FaceColor',[1 1 1]);
rectangle('Position',[609.375 -328.125 46.875 46.875], 'FaceColor',[0 0 0]);
rectangle('Position',[562.5 -375 46.875 46.875], 'FaceColor',[1 1 1]);
rectangle('Position',[609.375 -375 46.875 46.875], 'FaceColor',[0 0 0]);
rectangle('Position',[562.5 -421.875 46.875 46.875], 'FaceColor',[1 1 1]);
rectangle('Position',[609.375 -421.875 46.875 46.875], 'FaceColor',[0 0 0]);
rectangle('Position',[562.5 -468.75 46.875 46.875], 'FaceColor',[1 1 1]);
rectangle('Position',[609.375 -468.75 46.875 46.875], 'FaceColor',[0 0 0]);
rectangle('Position',[562.5 -515.625 46.875 46.875], 'FaceColor',[1 1 1]);
rectangle('Position',[609.375 -515.625 46.875 46.875], 'FaceColor',[0 0 0]);
rectangle('Position',[562.5 -562.5 46.875 46.875], 'FaceColor',[1 1 1]);
rectangle('Position',[609.375 -562.5 46.875 46.875], 'FaceColor',[0 0 0]);
rectangle('Position',[562.5 -609.375 46.875 46.875], 'FaceColor',[1 1 1]);
rectangle('Position',[609.375 -609.375 46.875 46.875], 'FaceColor',[0 0 0]);
rectangle('Position',[562.5 -656.25 46.875 46.875], 'FaceColor',[1 1 1]);
rectangle('Position',[609.375 -656.25 46.875 46.875], 'FaceColor',[0 0 0]);
rectangle('Position',[562.5 -703.125 46.875 46.875], 'FaceColor',[1 1 1]);
rectangle('Position',[609.375 -703.125 46.875 46.875], 'FaceColor',[0 0 0]);
rectangle('Position',[562.5 -750 46.875 46.875], 'FaceColor',[1 1 1]);
rectangle('Position',[609.375 -750 46.875 46.875], 'FaceColor',[0 0 0]);
rectangle('Position',[1312.5 -140.625 46.875 46.875], 'FaceColor',[0 0 0]);
rectangle('Position',[1359.38 -140.625 46.875 46.875], 'FaceColor',[1 1 1]);
rectangle('Position',[1312.5 -187.5 46.875 46.875], 'FaceColor',[0 0 0]);
rectangle('Position',[1359.38 -187.5 46.875 46.875], 'FaceColor',[1 1 1]);
rectangle('Position',[1312.5 -234.375 46.875 46.875], 'FaceColor',[0 0 0]);
rectangle('Position',[1359.38 -234.375 46.875 46.875], 'FaceColor',[1 1 1]);
rectangle('Position',[1312.5 -281.25 46.875 46.875], 'FaceColor',[0 0 0]);
rectangle('Position',[1359.38 -281.25 46.875 46.875], 'FaceColor',[1 1 1]);
rectangle('Position',[1312.5 -328.125 46.875 46.875], 'FaceColor',[0 0 0]);
rectangle('Position',[1359.38 -328.125 46.875 46.875], 'FaceColor',[1 1 1]);
rectangle('Position',[1312.5 -375 46.875 46.875], 'FaceColor',[0 0 0]);
rectangle('Position',[1359.38 -375 46.875 46.875], 'FaceColor',[1 1 1]);
rectangle('Position',[1312.5 -421.875 46.875 46.875], 'FaceColor',[0 0 0]);
rectangle('Position',[1359.38 -421.875 46.875 46.875], 'FaceColor',[1 1 1]);
rectangle('Position',[1312.5 -468.75 46.875 46.875], 'FaceColor',[0 0 0]);
rectangle('Position',[1359.38 -468.75 46.875 46.875], 'FaceColor',[1 1 1]);
rectangle('Position',[1312.5 -515.625 46.875 46.875], 'FaceColor',[0 0 0]);
rectangle('Position',[1359.38 -515.625 46.875 46.875], 'FaceColor',[1 1 1]);
rectangle('Position',[1312.5 -562.5 46.875 46.875], 'FaceColor',[0 0 0]);
rectangle('Position',[1359.38 -562.5 46.875 46.875], 'FaceColor',[1 1 1]);
rectangle('Position',[1312.5 -609.375 46.875 46.875], 'FaceColor',[0 0 0]);
rectangle('Position',[1359.38 -609.375 46.875 46.875], 'FaceColor',[1 1 1]);
rectangle('Position',[1312.5 -656.25 46.875 46.875], 'FaceColor',[0 0 0]);
rectangle('Position',[1359.38 -656.25 46.875 46.875], 'FaceColor',[1 1 1]);
rectangle('Position',[1312.5 -703.125 46.875 46.875], 'FaceColor',[0 0 0]);
rectangle('Position',[1359.38 -703.125 46.875 46.875], 'FaceColor',[1 1 1]);
rectangle('Position',[1312.5 -750 46.875 46.875], 'FaceColor',[0 0 0]);
rectangle('Position',[1359.38 -750 46.875 46.875], 'FaceColor',[1 1 1]);
rectangle('Position',[656.25 -1359.38 46.875 46.875], 'FaceColor',[1 1 1]);
rectangle('Position',[703.125 -1359.38 46.875 46.875], 'FaceColor',[1 1 1]);
rectangle('Position',[656.25 -1406.25 46.875 46.875], 'FaceColor',[0 0 0]);
rectangle('Position',[703.125 -1406.25 46.875 46.875], 'FaceColor',[0 0 0]);
rectangle('Position',[750 -1359.38 46.875 46.875], 'FaceColor',[1 1 1]);
rectangle('Position',[796.875 -1359.38 46.875 46.875], 'FaceColor',[1 1 1]);
rectangle('Position',[750 -1406.25 46.875 46.875], 'FaceColor',[0 0 0]);
rectangle('Position',[796.875 -1406.25 46.875 46.875], 'FaceColor',[0 0 0]);
rectangle('Position',[1968.75 -1359.38 46.875 46.875], 'FaceColor',[0 0 0]);
rectangle('Position',[2015.62 -1359.38 46.875 46.875], 'FaceColor',[0 0 0]);
rectangle('Position',[1968.75 -1406.25 46.875 46.875], 'FaceColor',[1 1 1]);
rectangle('Position',[2015.62 -1406.25 46.875 46.875], 'FaceColor',[1 1 1]);
rectangle('Position',[1593.75 -2109.38 46.875 46.875], 'FaceColor',[1 1 1]);
rectangle('Position',[1640.62 -2109.38 46.875 46.875], 'FaceColor',[0 0 0]);
rectangle('Position',[1593.75 -2156.25 46.875 46.875], 'FaceColor',[1 1 1]);
rectangle('Position',[1640.62 -2156.25 46.875 46.875], 'FaceColor',[0 0 0]);
rectangle('Position',[1593.75 -2203.12 46.875 46.875], 'FaceColor',[1 1 1]);
rectangle('Position',[1640.62 -2203.12 46.875 46.875], 'FaceColor',[0 0 0]);
rectangle('Position',[1593.75 -2250 46.875 46.875], 'FaceColor',[1 1 1]);
rectangle('Position',[1640.62 -2250 46.875 46.875], 'FaceColor',[0 0 0]);
rectangle('Position',[2250 -2109.38 46.875 46.875], 'FaceColor',[1 1 1]);
rectangle('Position',[2296.88 -2109.38 46.875 46.875], 'FaceColor',[1 1 1]);
rectangle('Position',[2250 -2156.25 46.875 46.875], 'FaceColor',[0 0 0]);
rectangle('Position',[2296.88 -2156.25 46.875 46.875], 'FaceColor',[0 0 0]);
rectangle('Position',[2343.75 -2109.38 46.875 46.875], 'FaceColor',[1 1 1]);
rectangle('Position',[2390.62 -2109.38 46.875 46.875], 'FaceColor',[1 1 1]);
rectangle('Position',[2343.75 -2156.25 46.875 46.875], 'FaceColor',[0 0 0]);
rectangle('Position',[2390.62 -2156.25 46.875 46.875], 'FaceColor',[0 0 0]);
rectangle('Position',[2437.5 -2109.38 46.875 46.875], 'FaceColor',[1 1 1]);
rectangle('Position',[2484.38 -2109.38 46.875 46.875], 'FaceColor',[1 1 1]);
rectangle('Position',[2437.5 -2156.25 46.875 46.875], 'FaceColor',[0 0 0]);
rectangle('Position',[2484.38 -2156.25 46.875 46.875], 'FaceColor',[0 0 0]);
rectangle('Position',[2531.25 -2109.38 46.875 46.875], 'FaceColor',[1 1 1]);
rectangle('Position',[2578.12 -2109.38 46.875 46.875], 'FaceColor',[1 1 1]);
rectangle('Position',[2531.25 -2156.25 46.875 46.875], 'FaceColor',[0 0 0]);
rectangle('Position',[2578.12 -2156.25 46.875 46.875], 'FaceColor',[0 0 0]);
rectangle('Position',[2625 -2109.38 46.875 46.875], 'FaceColor',[1 1 1]);
rectangle('Position',[2671.88 -2109.38 46.875 46.875], 'FaceColor',[1 1 1]);
rectangle('Position',[2625 -2156.25 46.875 46.875], 'FaceColor',[0 0 0]);
rectangle('Position',[2671.88 -2156.25 46.875 46.875], 'FaceColor',[0 0 0]);
rectangle('Position',[2718.75 -2109.38 46.875 46.875], 'FaceColor',[1 1 1]);
rectangle('Position',[2765.62 -2109.38 46.875 46.875], 'FaceColor',[1 1 1]);
rectangle('Position',[2718.75 -2156.25 46.875 46.875], 'FaceColor',[0 0 0]);
rectangle('Position',[2765.62 -2156.25 46.875 46.875], 'FaceColor',[0 0 0]);
rectangle('Position',[2812.5 -2109.38 46.875 46.875], 'FaceColor',[1 1 1]);
rectangle('Position',[2859.38 -2109.38 46.875 46.875], 'FaceColor',[1 1 1]);
rectangle('Position',[2812.5 -2156.25 46.875 46.875], 'FaceColor',[0 0 0]);
rectangle('Position',[2859.38 -2156.25 46.875 46.875], 'FaceColor',[0 0 0]);
rectangle('Position',[1593.75 -2296.88 46.875 46.875], 'FaceColor',[1 1 1]);
rectangle('Position',[1640.62 -2296.88 46.875 46.875], 'FaceColor',[0 0 0]);
rectangle('Position',[1593.75 -2343.75 46.875 46.875], 'FaceColor',[1 1 1]);
rectangle('Position',[1640.62 -2343.75 46.875 46.875], 'FaceColor',[0 0 0]);
rectangle('Position',[1593.75 -2390.62 46.875 46.875], 'FaceColor',[1 1 1]);
rectangle('Position',[1640.62 -2390.62 46.875 46.875], 'FaceColor',[0 0 0]);
rectangle('Position',[1593.75 -2437.5 46.875 46.875], 'FaceColor',[1 1 1]);
rectangle('Position',[1640.62 -2437.5 46.875 46.875], 'FaceColor',[0 0 0]);
rectangle('Position',[1593.75 -2484.38 46.875 46.875], 'FaceColor',[1 1 1]);
rectangle('Position',[1640.62 -2484.38 46.875 46.875], 'FaceColor',[0 0 0]);
rectangle('Position',[1593.75 -2531.25 46.875 46.875], 'FaceColor',[1 1 1]);
rectangle('Position',[1640.62 -2531.25 46.875 46.875], 'FaceColor',[0 0 0]);
rectangle('Position',[1593.75 -2578.12 46.875 46.875], 'FaceColor',[1 1 1]);
rectangle('Position',[1640.62 -2578.12 46.875 46.875], 'FaceColor',[0 0 0]);
rectangle('Position',[1593.75 -2625 46.875 46.875], 'FaceColor',[1 1 1]);
rectangle('Position',[1640.62 -2625 46.875 46.875], 'FaceColor',[0 0 0]);
rectangle('Position',[1593.75 -2671.88 46.875 46.875], 'FaceColor',[1 1 1]);
rectangle('Position',[1640.62 -2671.88 46.875 46.875], 'FaceColor',[0 0 0]);
rectangle('Position',[1593.75 -2718.75 46.875 46.875], 'FaceColor',[1 1 1]);
rectangle('Position',[1640.62 -2718.75 46.875 46.875], 'FaceColor',[0 0 0]);
rectangle('Position',[1593.75 -2765.62 46.875 46.875], 'FaceColor',[1 1 1]);
rectangle('Position',[1640.62 -2765.62 46.875 46.875], 'FaceColor',[0 0 0]);
rectangle('Position',[1593.75 -2812.5 46.875 46.875], 'FaceColor',[1 1 1]);
rectangle('Position',[1640.62 -2812.5 46.875 46.875], 'FaceColor',[0 0 0]);
rectangle('Position',[1593.75 -2859.38 46.875 46.875], 'FaceColor',[1 1 1]);
rectangle('Position',[1640.62 -2859.38 46.875 46.875], 'FaceColor',[0 0 0]);
rectangle('Position',[1593.75 -2906.25 46.875 46.875], 'FaceColor',[1 1 1]);
rectangle('Position',[1640.62 -2906.25 46.875 46.875], 'FaceColor',[0 0 0]);
X=[2800,2625,2475,2250,2175,2062.5,1968.75,1875,1781.25,1687.5,1593.75,1500,1406.25,1312.5,1125,937.5,750,375,375,375,200,200];
Y=[-200,-375,-750,-1125,-1312.5,-1500,-1593.75,-1593.75,-1593.75,-1593.75,-1593.75,-1593.75,-1593.75,-1593.75,-1500,-1312.5,-1125,-750,-562.5,-375,-200,-200];
hold on;
plot(X,Y,'r');
plot(X,Y,'bo');
legend('4190.91','Location','southoutside');
